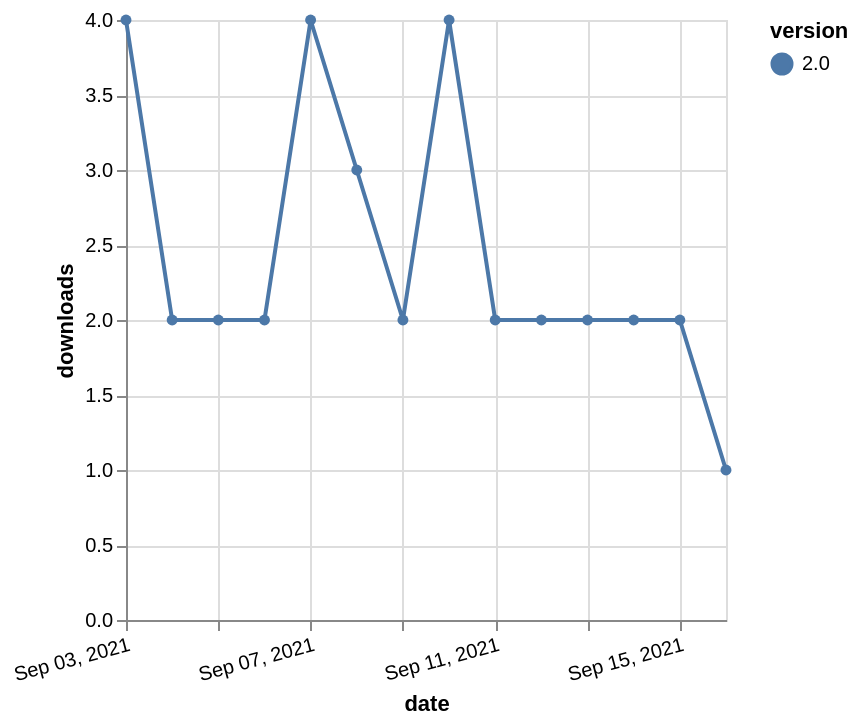

The specification (Vega-Lite) saved for this image:
### Vega-Lite specification from a JSON file in a GitHub repository (floating-point values rounded to 4 significant figures)
{"$schema": "https://vega.github.io/schema/vega-lite/v5.json", "description": "A simple bar chart with embedded data.", "data": {"values": [{"date": "2021-09-03", "total": 2237, "delta": 4, "version": "2.0"}, {"date": "2021-09-04", "total": 2239, "delta": 2, "version": "2.0"}, {"date": "2021-09-05", "total": 2241, "delta": 2, "version": "2.0"}, {"date": "2021-09-06", "total": 2243, "delta": 2, "version": "2.0"}, {"date": "2021-09-07", "total": 2247, "delta": 4, "version": "2.0"}, {"date": "2021-09-08", "total": 2250, "delta": 3, "version": "2.0"}, {"date": "2021-09-09", "total": 2252, "delta": 2, "version": "2.0"}, {"date": "2021-09-10", "total": 2256, "delta": 4, "version": "2.0"}, {"date": "2021-09-11", "total": 2258, "delta": 2, "version": "2.0"}, {"date": "2021-09-12", "total": 2260, "delta": 2, "version": "2.0"}, {"date": "2021-09-13", "total": 2262, "delta": 2, "version": "2.0"}, {"date": "2021-09-14", "total": 2264, "delta": 2, "version": "2.0"}, {"date": "2021-09-15", "total": 2266, "delta": 2, "version": "2.0"}, {"date": "2021-09-16", "total": 2267, "delta": 1, "version": "2.0"}]}, "width": "container", "mark": {"type": "line", "point": {"filled": true}}, "encoding": {"x": {"field": "date", "type": "temporal", "timeUnit": "yearmonthdate", "title": "date", "axis": {"labelAngle": -15}}, "y": {"field": "delta", "type": "quantitative", "title": "downloads"}, "color": {"field": "version", "type": "nominal"}, "tooltip": {"field": "delta"}}}
